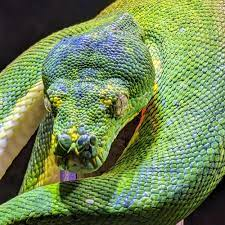
#> input picture images.jpeg, 225 x 225 px
$ python script-image.py
#> lines starting #> are read from the running program, lines starting #| are printed output that depends on the picture
import cv2
import numpy as np

img = cv2.imread("images.jpeg")
#> img is the input picture: shape (225, 225, 3); mean B, G, R 85.9, 133.4, 111.4
print("Dimensions d'origine :", img.shape)
#| Dimensions d'origine : (225, 225, 3)

B = img[:, :, 0]
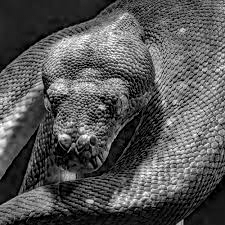
#> B: shape (225, 225); min 0, max 255, mean 85.9
G = img[:, :, 1]
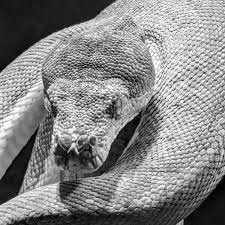
#> G: shape (225, 225); min 0, max 255, mean 133.4
R = img[:, :, 2]
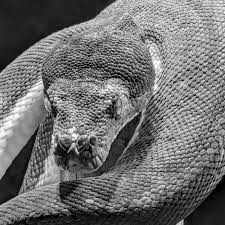
#> R: shape (225, 225); min 0, max 255, mean 111.4

img_gray = 0.2989 * R + 0.5870 * G + 0.1140 * B
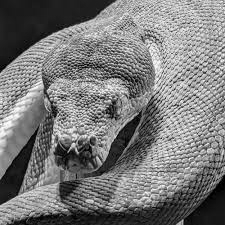
#> img_gray: shape (225, 225) float64; min 0.228, max 253.7, mean 121.4
img_gray = img_gray.astype(np.uint8)

img_compressed = img_gray[::2, ::2]
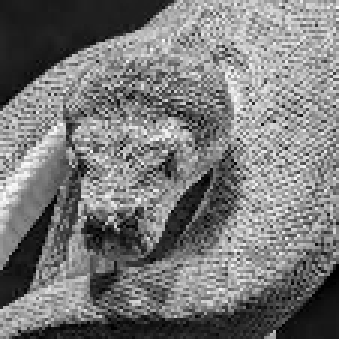
#> img_compressed: shape (113, 113) (shown 3 times larger); min 0, max 251, mean 120.8

zoom_factor = 1.75
height, width = img_gray.shape
#> height = 225; width = 225
new_width = int(width * zoom_factor)
#> new_width = 393
new_height = int(height * zoom_factor)
#> new_height = 393
img_zoomed = cv2.resize(img_gray, (new_width, new_height), interpolation=cv2.INTER_LINEAR)
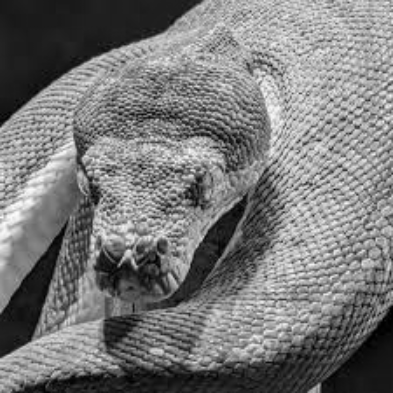
#> img_zoomed: shape (393, 393); min 0, max 252, mean 120.8

cv2.imshow("Image originale", img)
cv2.imshow("Niveaux de gris", img_gray)
cv2.imshow("Image compressée", img_compressed)
cv2.imshow("Image zoomée à 175%", img_zoomed)

cv2.waitKey(0)
cv2.destroyAllWindows()
